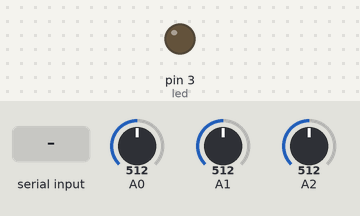
Bench run of a sketch on a simulated Arduino Uno, built with avr-gcc and run on an emulated ATmega328P. Parts: output pins drawn as LEDs (lit = HIGH). Inputs (shaded band) come from the test bench; at power-on: A0 = 512, A1 = 512, A2 = 512. What the sketch prints to the serial monitor is not drawn.

Above: at 1.0 s.
1.1 s: "1" received over Serial
At 1.35 s:
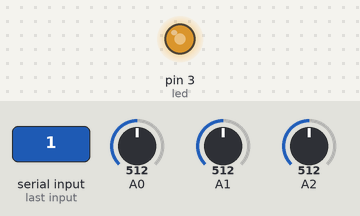
At 2.34 s:
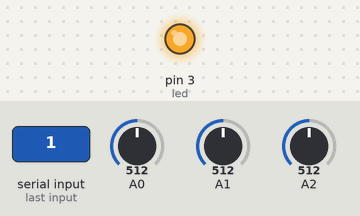
Timing chart, 0 to 10.1 s (numbered marks = the images above; inputs shaded):
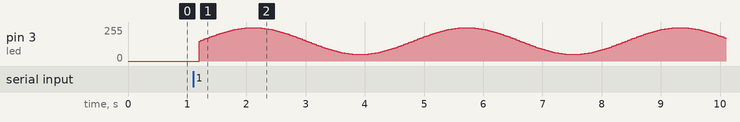

The sketch:

samplerMatlabSin.ino
```cpp
// define the sin wave
static const int maxSamplesNum = 120;

static const int sinWave[maxSamplesNum] = {
  150,155,160,166,171,176,181,186,191,195,200,204,
  209,213,217,221,224,228,231,234,237,239,241,243,
  245,247,248,249,249,250,250,250,249,249,248,247,
  245,243,241,239,237,234,231,228,224,221,217,213,
  209,204,200,195,191,186,181,176,171,166,160,155,
  150,145,140,134,129,124,119,114,109,105,100,96,91,
  87,83,79,76,72,69,66,63,61,59,57,55,53,52,51,51,50,
  50,50,51,51,52,53,55,57,59,61,63,66,69,72,76,79,83,
  87,91,96,100,105,109,114,119,124,129,134,140,145
};

// Volatile Variables, used in the interrupt service routine
volatile int sensorValue1 = 0;
volatile int sensorValue2 = 0;
volatile int sensorValue3 = 0;
// debugging variable
volatile unsigned int deb = 0;
volatile boolean vvv = 0;

// the PWM pin the LED is attached to
int led = 3;
int debLed = 13;
// element of the LUT to read from
int ii = 0;

// debug pin
static int debPin = 13;

void setup() {
  // definition of the analog sensors
  pinMode(A0, INPUT);
  pinMode(A1, INPUT);
  pinMode(A2, INPUT);

  // declare pin 9 to be an output
  pinMode(led, OUTPUT);

  // start serial comunication
  Serial.begin(115200);

  // whait that the serial connection is established
  while (Serial.available() <= 0) {
    Serial.println('A');   // send a capital A
    delay(300);
  }

  // stop interrupts
  cli();

  //set timer1 interrupt at 500Hz
  TCCR1A = 0;// set entire TCCR1A register to 0
  TCCR1B = 0;// same for TCCR1B
  TCNT1  = 0;//initialize counter value to 0
  // set compare match register for 100Hz increments
  OCR1A = 624;// = (16*10^6) / (100*256) - 1 (must be <65536)
  // turn on CTC mode
  TCCR1B |= (1 << WGM12);
  // Set CS10 and CS12 bits for 256 prescaler
  TCCR1B |= (1 << CS12);
  // enable timer compare interrupt
  TIMSK1 |= (1 << OCIE1A);

  // allow interrupts
  sei();
}

void loop() {
  // define the brightness
  int brightness = sinWave[ii];

   // set the brightness of pin 9:
  analogWrite(led, brightness);

  // change the valalue of the brightness
  ii = (ii+1) % maxSamplesNum;

  delay(30);
}

ISR(TIMER1_COMPA_vect){
  // timer2 interrupt 100Hz
  Serial.println(deb);
  deb++;
  // read the input on analog pin 0:
  sensorValue1 = analogRead(A0);
  // write data to Serial
  Serial.println(sensorValue1);
  // read the input on analog pin 1:
  sensorValue2 = analogRead(A1);
  // write data to Serial
  Serial.println(sensorValue2);
  // read the input on analog pin 2:
  sensorValue3 = analogRead(A2);
  // write data to Serial
  Serial.println(sensorValue3);

  // debugging
  if (vvv) {
    digitalWrite(debLed,HIGH);
    vvv = 0;
  } else {
    digitalWrite(debLed,LOW);
    vvv = 1;
  }
}
```
